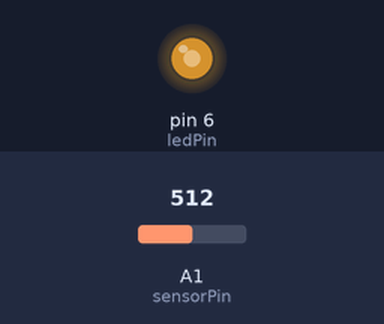
The sketch below on a simulated Arduino Uno, built with avr-gcc and run on an emulated ATmega328P. Parts: output pins drawn as LEDs (lit = HIGH). The inputs (shaded band) are chosen by the test bench; at power-on: A1 (sensorPin) = 512. What the sketch prints to the serial monitor is not drawn. At 3.2 s the program stops and its outputs stay as they are.

Above: at 0.1 s.
At 0.8 s:
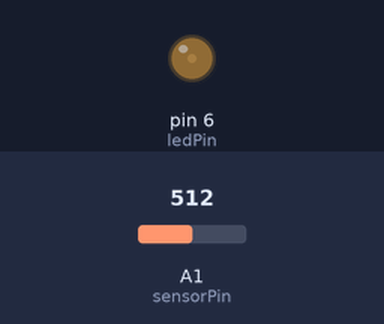
Timing chart, 0 to 2.3 s (numbered marks = the images above):
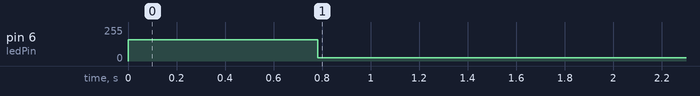

The sketch:

session3_i.ino
```cpp
// method performs a step in in LED actuation, and collects the LDR result of the acutation.
// approximates the response to a first order transfer function.

// constants
const int ledPin = 6; // LED connected to digital pin 10
const int sensorPin = 1; // connect sensor to analog input 1
const int length_list = 300;

// variables
float initial_lux_value = 30; // starts LED-light at 0.
float end_lux_value = 5; // end LED-light
int anRead = 0; // value received from LDR
int i = 0;
float lux_values[length_list];

// variables to implement sampling interval
unsigned long start_time; // contains start time of iteration
unsigned long end_time; // contains the end time of iteration
unsigned long delay_time; // contains the amount of time to wait
unsigned long iteration_time;
unsigned long interval_time = 30; // the amount of time used on each iteration


void setup() {
  pinMode(ledPin, OUTPUT); // enable output on the led pin
  Serial.begin(9600); // initialize Serial

  setPwmFrequency(6, 1);
  // changes frequency of timer 1
  //TCCR1B = (TCCR1B & mask) | prescale;
}

void loop() {
  // put your main code here, to run repeatedly:
  // runs only the first iteration
  if (i == 0) { // saves the initial lux
    // set LED voltage
    int initial_pwm_value = (initial_lux_value-0.42)/0.1846;
    if(initial_pwm_value >255) {
      initial_pwm_value = 255;
    } else if (initial_pwm_value < 0) {
      initial_pwm_value = 0;
    }
    analogWrite(ledPin, initial_pwm_value);
    delay(50000);
    // reads value from LDR
    anRead = analogRead(sensorPin);
//    // prints the lux value to the console
//    double lux = pow(10, (-0.0021*anRead + 5.1431 - 5.7747)/(-0.7757));
    // not the actual lux_value
    lux_values[0] = anRead;
    // set LED voltage
    int end_pwm_value = (end_lux_value-0.42)/0.1846;
    if(end_pwm_value >255) {
      end_pwm_value = 255;
    } else if (end_pwm_value < 0 ) {
      end_pwm_value = 0;
    }
    analogWrite(ledPin, end_pwm_value);
  }

  // runs each iteration
  start_time = millis();
  anRead = analogRead(sensorPin);
  // not in use anymore
  // double lux = pow(10, (-0.0021*anRead + 5.1431 - 5.7747)/(-0.7757));

  i += 1;
  if(i < length_list){
    // this is not real lux values. The lux value is calculated in matlab
    lux_values[i] = anRead;
    end_time = millis();
    iteration_time = end_time - start_time;
    delay_time = interval_time - iteration_time;

    // if iteration_time is too small; print error
    if (iteration_time > interval_time) {
      Serial.print("Delay time: ");
      Serial.println(delay_time);
      Serial.println("Too long calculation time, exiting");
      Serial.print("Time used on last iteration: ");
      Serial.println((end_time - start_time));
      Serial.print("end_time: ");
      Serial.println(end_time);
      Serial.print("start_time: ");
      Serial.println(start_time);
      Serial.print("Iteration number: ");
      Serial.println(i);
      delay(10000);
      exit(0);
    }

    delay(delay_time);

   // only the last iteration
   } else {
      Serial.println("Her kommer lista:");
      Serial.print("values = [");
      for(int j=0; j<length_list; j++){
        Serial.print(lux_values[j]);
        Serial.print(" ");
      }
      Serial.print("];");
      delay(10000);
      exit(0);
    }
}
```

set_timer_frequency.ino
```cpp
// setup constants
// constants for changing frequency of timer 1
const byte mask = B11111000; // mask bits that are not prescale
int prescale = 1; // fastest possible

void setPwmFrequency(int pin, int divisor) {
  byte mode;
  if(pin == 5 || pin == 6 || pin == 9 || pin == 10) {
    switch(divisor) {
      case 1: mode = 0x01; break;
      case 8: mode = 0x02; break;
      case 64: mode = 0x03; break;
      case 256: mode = 0x04; break;
      case 1024: mode = 0x05; break;
      default: return;
    }
    if(pin == 5 || pin == 6) {
      TCCR0B = TCCR0B & 0b11111000 | mode;
    } else {
      TCCR1B = TCCR1B & 0b11111000 | mode;
    }
  } else if(pin == 3 || pin == 11) {
    switch(divisor) {
      case 1: mode = 0x01; break;
      case 8: mode = 0x02; break;
      case 32: mode = 0x03; break;
      case 64: mode = 0x04; break;
      case 128: mode = 0x05; break;
      case 256: mode = 0x06; break;
      case 1024: mode = 0x07; break;
      default: return;
    }
    TCCR2B = TCCR2B & 0b11111000 | mode;
  }
}
```

Measured:
- by itself, pin 6 (ledPin): 0/255 → 160/255 at 0.00 s, → 24/255 0.78 s later
